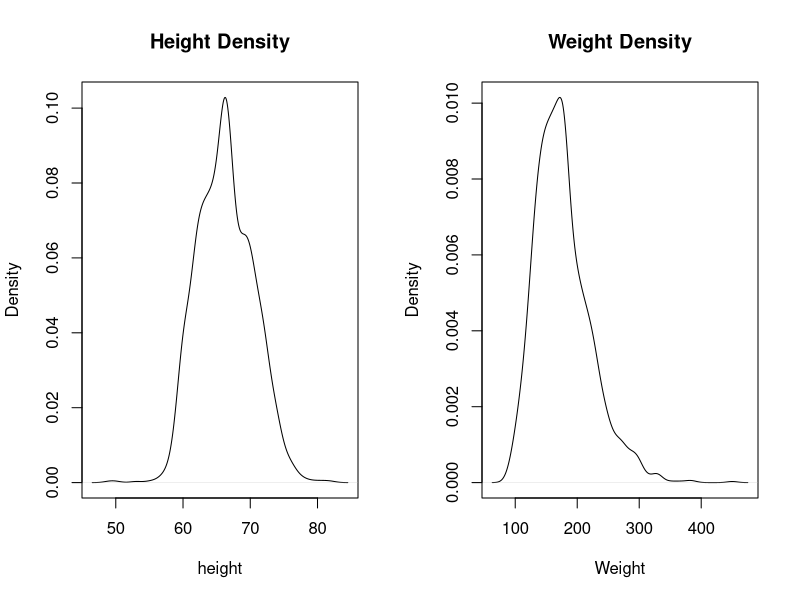
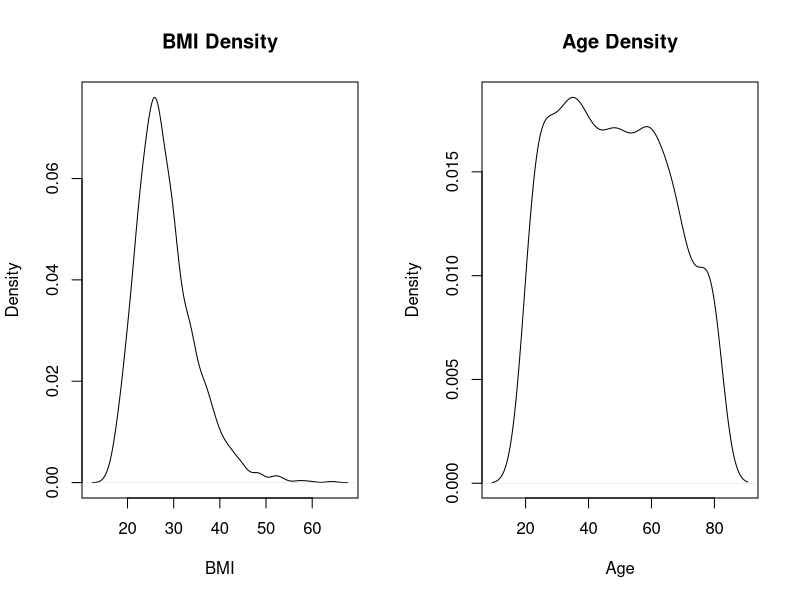
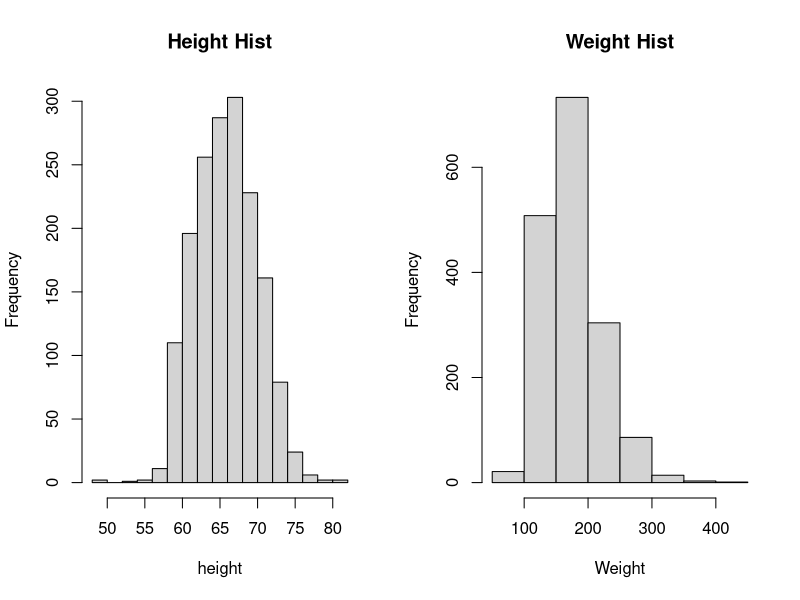
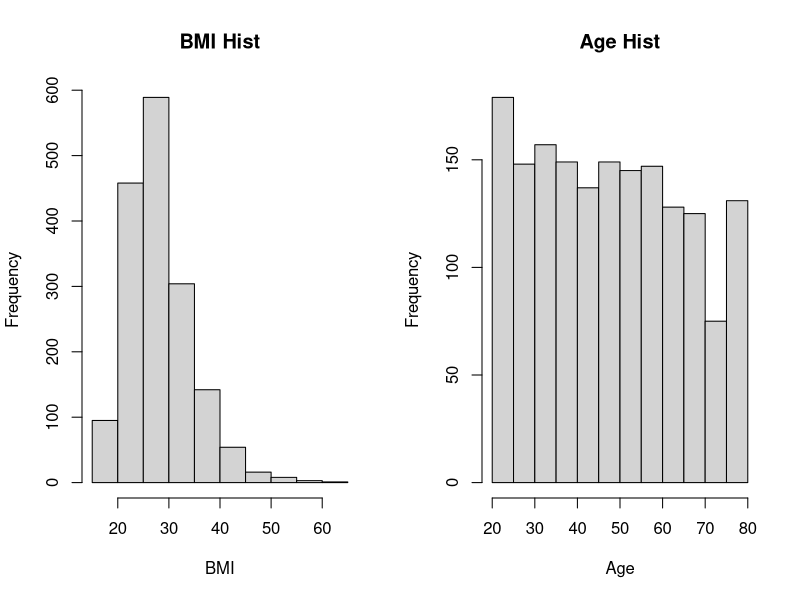
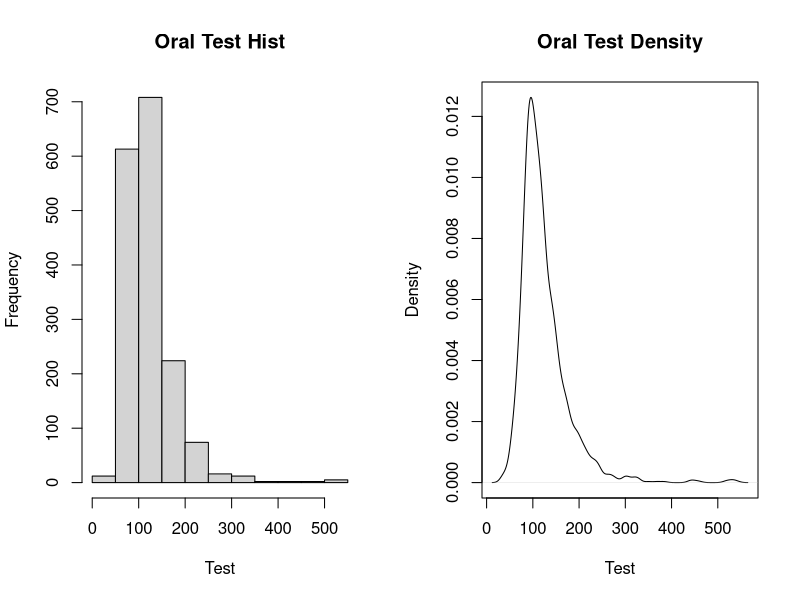
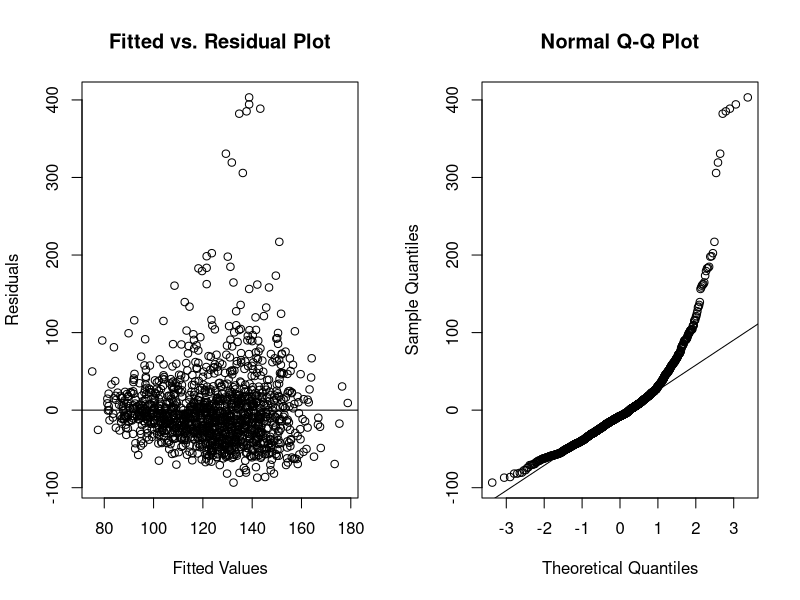
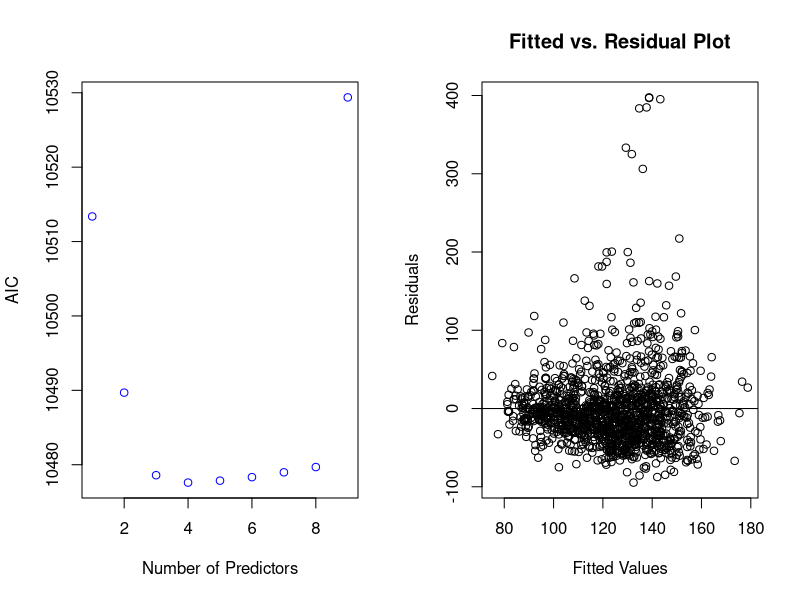
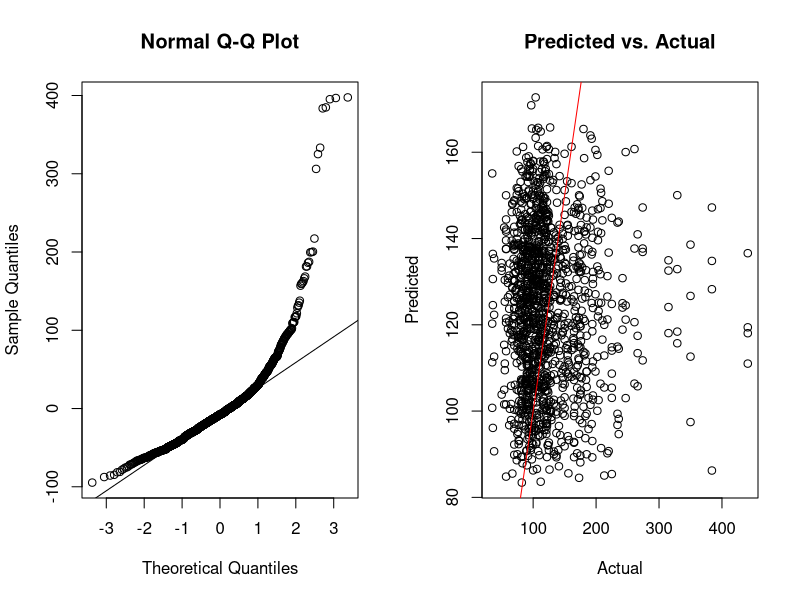

Recreate these plots in R, in order.
## ---- chunk 1
knitr::opts_chunk$set(echo = TRUE)
## ---- chunk 2
library(dplyr)
library(tidyverse)
library(knitr)
library(car)
options(scipen = 999)
df <- read.csv('newdf.csv')
df <- df %>% rename( "age" = "RIDAGEYR",
                     "gender" = "RIAGENDR",
                     "edu" = "DMDEDUC2",
                     "marry" = "DMDMARTL", 
                     "race" = "RIDRETH3", 
                     "height" = "WHD010", 
                     "weight" = "WHD020", 
                     "hi" = "HIQ011", 
                     "ogtt" = "LBXGLT") %>% na.omit(df$ogtt)
# Deal with the abnormal value
df$height[df$height > 90] <- NA
df$weight[df$weight > 700] <- NA
df$hi[df$hi != 1] <- 2
# put the missing value with the mean of the data
df$weight[is.na(df$weight)] <- mean(df$weight, na.rm = TRUE)
df$height[is.na(df$height)] <- mean(df$height, na.rm = TRUE)
df$bmi <- signif((df$weight / (df$height^2))*703,4)
## ---- chunk 3
summary(df)
## ---- chunk 4
# Set up the plotting window with two plots side-by-side
par(mfrow = c(1, 2))
plot(density(df$height), main = "Height Density", xlab = "height")
plot(density(df$weight), main = "Weight Density", xlab = "Weight")
## ---- chunk 5
par(mfrow = c(1, 2))
plot(density(df$bmi), main = "BMI Density", xlab = "BMI")
plot(density(df$age), main = "Age Density", xlab = "Age")
## ---- chunk 6
par(mfrow = c(1, 2))
hist(df$height, main = "Height Hist", xlab = "height")
hist(df$weight, main = "Weight Hist", xlab = "Weight")
## ---- chunk 7
par(mfrow = c(1, 2))
hist(df$bmi, main = "BMI Hist", xlab = "BMI")
hist(df$age, main = "Age Hist", xlab = "Age")
## ---- chunk 8
par(mfrow = c(1, 2))
hist(df$ogtt, main = "Oral Test Hist", xlab = "Test")
plot(density(df$ogtt), main = "Oral Test Density", xlab = "Test")
## ---- chunk 9
# 10% of data as train to predict 90%
tr_ind <- 1:(nrow(df)*8/10)
train <- df[tr_ind, ]
test <- df[-tr_ind, ]
model <- lm(ogtt ~ .-weight-height, train)
summary(model)
## ---- chunk 10
#check collinearty
vif(model)
## ---- chunk 11
# Fitted vs. Residuals, Full model
library(ggplot2)
train_pred <- predict(model, newdata = train)
test_pred <- predict(model, newdata = test)
plot(train_pred, residuals(model), xlab = "Fitted Values", ylab = "Residuals", main = "Fitted vs. Residual Plot")
abline(h = 0)
## ---- chunk 12
# QQ plot
qqnorm(residuals(model))
qqline(residuals(model))
## ---- chunk 13
# AIC
require(leaps)
amod <- regsubsets(ogtt ~ ., train)
rs <- summary(amod)
rs$which
rs$rss
n <- nrow(train)
p <- 2:10
AIC <- n*log(rs$rss / n) + 2 * p
plot(AIC ~ I(p - 1), ylab = "AIC", xlab = "Number of Predictors", col = "blue")
# Third has the loest AIC 
model1 <- lm(ogtt ~ weight + age + edu, train)
summary(model1)
## ---- chunk 14
train_pred1 <- predict(model1, newdata = train)
test_pred1 <- predict(model1, newdata = test)
plot(train_pred, residuals(model1), xlab = "Fitted Values", ylab = "Residuals", main = "Fitted vs. Residual Plot")
abline(h = 0)
## ---- chunk 15
qqnorm(residuals(model1))
qqline(residuals(model1))
## ---- chunk 16
train_pred1 <- predict(model1, newdata = train)
data <- data.frame(actual = test$ogtt, predicted = train_pred1)

# plot predicted vs. actual
plot(data$actual, data$predicted, xlab = "Actual", ylab = "Predicted", main = "Predicted vs. Actual")

# add a reference line for perfect predictions
abline(a = 0, b = 1, col = "red")
